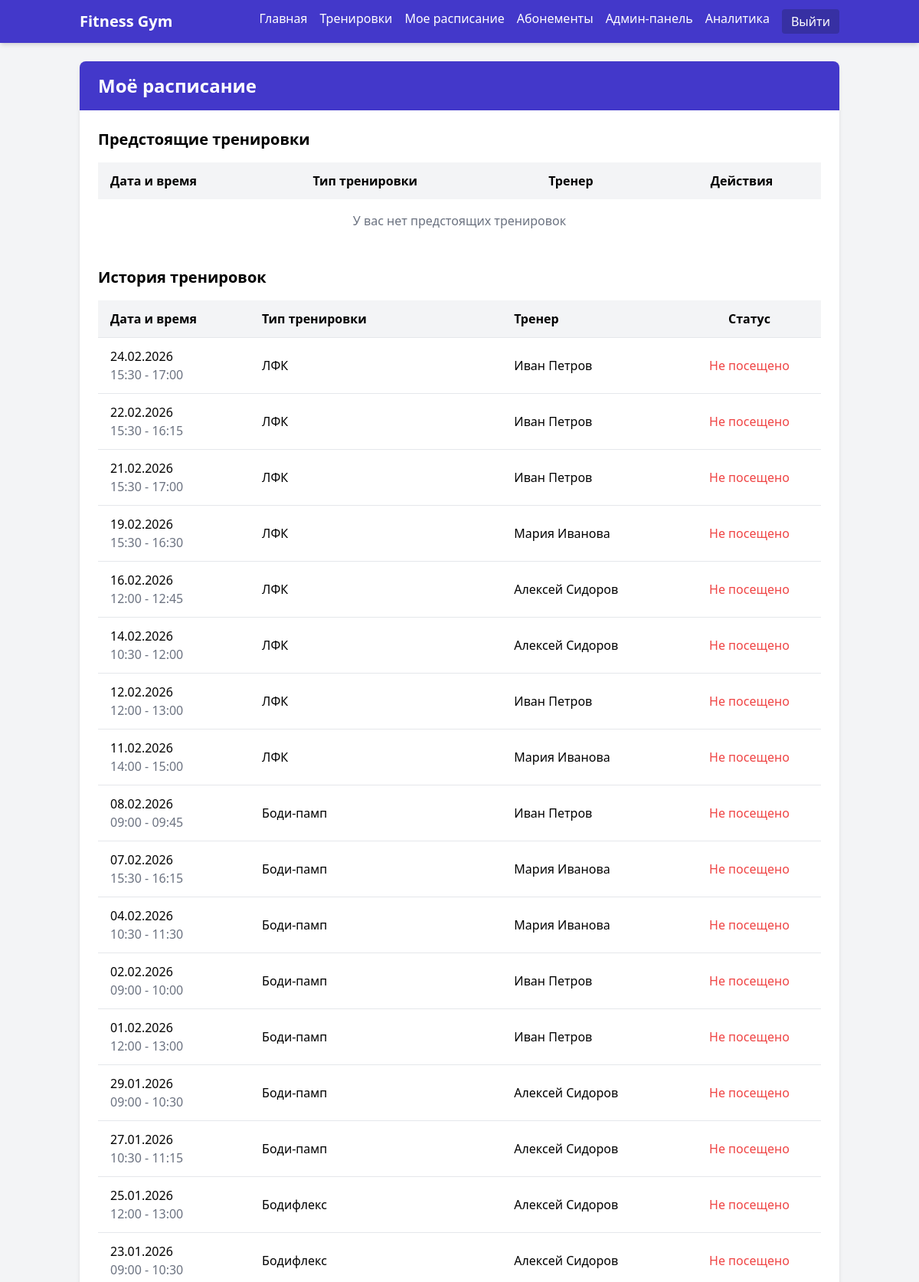
/user/schedule (signed in, upper part), run on the app's committed database.
### models/models.py (models this page shows, shortened)
class Booking(db.Model):
    __tablename__ = 'bookings'
    id = db.Column(db.Integer, primary_key=True)
    user_id = db.Column(db.Integer, db.ForeignKey('users.id'), nullable=False)
    workout_id = db.Column(db.Integer, db.ForeignKey('workouts.id'), nullable=False)
    booked_at = db.Column(db.DateTime, default=datetime.utcnow)
    attended = db.Column(db.Boolean, default=False)

class Workout(db.Model):
    __tablename__ = 'workouts'
    id = db.Column(db.Integer, primary_key=True)
    trainer_id = db.Column(db.Integer, db.ForeignKey('trainers.id'), nullable=False)
    workout_type_id = db.Column(db.Integer, db.ForeignKey('workout_types.id'), nullable=False)
    start_time = db.Column(db.DateTime, nullable=False)
    end_time = db.Column(db.DateTime, nullable=False)
    max_participants = db.Column(db.Integer, default=10)
    description = db.Column(db.Text)
    bookings = db.relationship('Booking', backref='workout', lazy=True, cascade="all, delete-orphan")

class WorkoutType(db.Model):
    __tablename__ = 'workout_types'
    id = db.Column(db.Integer, primary_key=True)
    name = db.Column(db.String(100), nullable=False, unique=True)
    description = db.Column(db.Text)
    workouts = db.relationship('Workout', backref='workout_type', lazy=True)

class Trainer(db.Model):
    __tablename__ = 'trainers'
    id = db.Column(db.Integer, primary_key=True)
    first_name = db.Column(db.String(50), nullable=False)
    last_name = db.Column(db.String(50), nullable=False)
    experience_years = db.Column(db.Integer, default=0)
    specialization = db.Column(db.String(100), nullable=False)
    profile = db.Column(db.Text)
    workouts = db.relationship('Workout', backref='trainer', lazy=True, cascade="all, delete-orphan")

### controllers/user.py (the view)
@user_bp.route('/schedule')
@login_required
def schedule():
    today = datetime.now().date()
    future_bookings = Booking.query.join(Workout).filter(
        Booking.user_id == current_user.id,
        Workout.start_time >= today
    ).order_by(Workout.start_time).all()
    past_bookings = Booking.query.join(Workout).filter(
        Booking.user_id == current_user.id,
        Workout.start_time < today
    ).order_by(Workout.start_time.desc()).all()
    return render_template('user/schedule.html',
                         title='Моё расписание',
                         future_bookings=future_bookings,
                         past_bookings=past_bookings)

### templates/user/schedule.html (shortened to what this page needs)
{% extends 'base.html' %}
{% block content %}
    <div class="bg-white rounded-lg shadow-md overflow-hidden">
        <div class="bg-indigo-700 text-white py-4 px-6">
            <h2 class="text-2xl font-bold">Моё расписание</h2>
        </div>
        <div class="p-6">
            <h3 class="text-xl font-semibold mb-4">Предстоящие тренировки</h3>
            <div class="overflow-x-auto mb-8">
                <table class="min-w-full">
                    <thead class="bg-gray-100">
                        <tr>
                            <th class="py-3 px-4 text-left">Дата и время</th>
                            <th class="py-3 px-4 text-left">Тип тренировки</th>
                            <th class="py-3 px-4 text-left">Тренер</th>
                            <th class="py-3 px-4 text-center">Действия</th>
                        </tr>
                    </thead>
                    <tbody>
                        {% for booking in future_bookings %}
                            <tr class="border-t hover:bg-gray-50">
                                <td class="py-3 px-4">
                                    {{ booking.workout.start_time.strftime('%d.%m.%Y') }}<br>
                                    <span class="text-gray-500">{{ booking.workout.start_time.strftime('%H:%M') }} - {{ booking.workout.end_time.strftime('%H:%M') }}</span>
                                </td>
                                <td class="py-3 px-4">{{ booking.workout.workout_type.name }}</td>
                                <td class="py-3 px-4">
                                    {{ booking.workout.trainer.first_name }} {{ booking.workout.trainer.last_name }}
                                </td>
                                <td class="py-3 px-4 text-center">
                                    <form action="{{ url_for('user.cancel_booking', booking_id=booking.id) }}" method="post" class="inline" onsubmit="return confirm('Вы уверены, что хотите отменить запись на тренировку?');">
                                        <button type="submit" class="bg-red-500 hover:bg-red-600 text-white px-3 py-1 rounded text-sm">
                                            Отменить
                                        </button>
                                    </form>
                                </td>
                            </tr>
                        {% else %}
                            <tr>
                                <td colspan="4" class="py-4 px-4 text-center text-gray-500">У вас нет предстоящих тренировок</td>
                            </tr>
                        {% endfor %}
                    </tbody>
                </table>
            </div>
            <h3 class="text-xl font-semibold mb-4">История тренировок</h3>
            <div class="overflow-x-auto">
                <table class="min-w-full">
                    <thead class="bg-gray-100">
                        <tr>
                            <th class="py-3 px-4 text-left">Дата и время</th>
                            <th class="py-3 px-4 text-left">Тип тренировки</th>
                            <th class="py-3 px-4 text-left">Тренер</th>
                            <th class="py-3 px-4 text-center">Статус</th>
                        </tr>
                    </thead>
                    <tbody>
                        {% for booking in past_bookings %}
                            <tr class="border-t hover:bg-gray-50">
                                <td class="py-3 px-4">
                                    {{ booking.workout.start_time.strftime('%d.%m.%Y') }}<br>
                                    <span class="text-gray-500">{{ booking.workout.start_time.strftime('%H:%M') }} - {{ booking.workout.end_time.strftime('%H:%M') }}</span>
                                </td>
                                <td class="py-3 px-4">{{ booking.workout.workout_type.name }}</td>
                                <td class="py-3 px-4">
                                    {{ booking.workout.trainer.first_name }} {{ booking.workout.trainer.last_name }}
                                </td>
                                <td class="py-3 px-4 text-center">
                                    {% if booking.attended %}
                                        <span class="text-green-500">Посещено</span>
                                    {% else %}
                                        <span class="text-red-500">Не посещено</span>
                                    {% endif %}
                                </td>
                            </tr>
                        {% else %}
                            <tr>
                                <td colspan="4" class="py-4 px-4 text-center text-gray-500">У вас нет истории тренировок</td>
                            </tr>
                        {% endfor %}
                    </tbody>
                </table>
            </div>
        </div>
    </div>
{% endblock %}

### data on the page
Booking: workout.start_time "24.02.2026", workout.start_time "15:30", workout.end_time "17:00", workout.workout_type.name "ЛФК", workout.trainer.first_name "Иван", workout.trainer.last_name "Петров", attended "Не посещено"
Booking: workout.start_time "22.02.2026", workout.start_time "15:30", workout.end_time "16:15", workout.workout_type.name "ЛФК", workout.trainer.first_name "Иван", workout.trainer.last_name "Петров", attended "Не посещено"
Booking: workout.start_time "21.02.2026", workout.start_time "15:30", workout.end_time "17:00", workout.workout_type.name "ЛФК", workout.trainer.first_name "Иван", workout.trainer.last_name "Петров", attended "Не посещено"
Booking: workout.start_time "19.02.2026", workout.start_time "15:30", workout.end_time "16:30", workout.workout_type.name "ЛФК", workout.trainer.first_name "Мария", workout.trainer.last_name "Иванова", attended "Не посещено"
Booking: workout.start_time "16.02.2026", workout.start_time "12:00", workout.end_time "12:45", workout.workout_type.name "ЛФК", workout.trainer.first_name "Алексей", workout.trainer.last_name "Сидоров", attended "Не посещено"
Booking: workout.start_time "14.02.2026", workout.start_time "10:30", workout.end_time "12:00", workout.workout_type.name "ЛФК", workout.trainer.first_name "Алексей", workout.trainer.last_name "Сидоров", attended "Не посещено"
Booking: workout.start_time "12.02.2026", workout.start_time "12:00", workout.end_time "13:00", workout.workout_type.name "ЛФК", workout.trainer.first_name "Иван", workout.trainer.last_name "Петров", attended "Не посещено"
Booking: workout.start_time "11.02.2026", workout.start_time "14:00", workout.end_time "15:00", workout.workout_type.name "ЛФК", workout.trainer.first_name "Мария", workout.trainer.last_name "Иванова", attended "Не посещено"
Booking: workout.start_time "08.02.2026", workout.start_time "09:00", workout.end_time "09:45", workout.workout_type.name "Боди-памп", workout.trainer.first_name "Иван", workout.trainer.last_name "Петров", attended "Не посещено"
Booking: workout.start_time "07.02.2026", workout.start_time "15:30", workout.end_time "16:15", workout.workout_type.name "Боди-памп", workout.trainer.first_name "Мария", workout.trainer.last_name "Иванова", attended "Не посещено"
Booking: workout.start_time "04.02.2026", workout.start_time "10:30", workout.end_time "11:30", workout.workout_type.name "Боди-памп", workout.trainer.first_name "Мария", workout.trainer.last_name "Иванова", attended "Не посещено"
Booking: workout.start_time "02.02.2026", workout.start_time "09:00", workout.end_time "10:00", workout.workout_type.name "Боди-памп", workout.trainer.first_name "Иван", workout.trainer.last_name "Петров", attended "Не посещено"
Booking: workout.start_time "01.02.2026", workout.start_time "12:00", workout.end_time "13:00", workout.workout_type.name "Боди-памп", workout.trainer.first_name "Иван", workout.trainer.last_name "Петров", attended "Не посещено"
Booking: workout.start_time "29.01.2026", workout.start_time "09:00", workout.end_time "10:30", workout.workout_type.name "Боди-памп", workout.trainer.first_name "Алексей", workout.trainer.last_name "Сидоров", attended "Не посещено"
Booking: workout.start_time "27.01.2026", workout.start_time "10:30", workout.end_time "11:15", workout.workout_type.name "Боди-памп", workout.trainer.first_name "Алексей", workout.trainer.last_name "Сидоров", attended "Не посещено"
Booking: workout.start_time "25.01.2026", workout.start_time "12:00", workout.end_time "13:00", workout.workout_type.name "Бодифлекс", workout.trainer.first_name "Алексей", workout.trainer.last_name "Сидоров", attended "Не посещено"
Booking: workout.start_time "23.01.2026", workout.start_time "09:00", workout.end_time "10:30", workout.workout_type.name "Бодифлекс", workout.trainer.first_name "Алексей", workout.trainer.last_name "Сидоров", attended "Не посещено"
